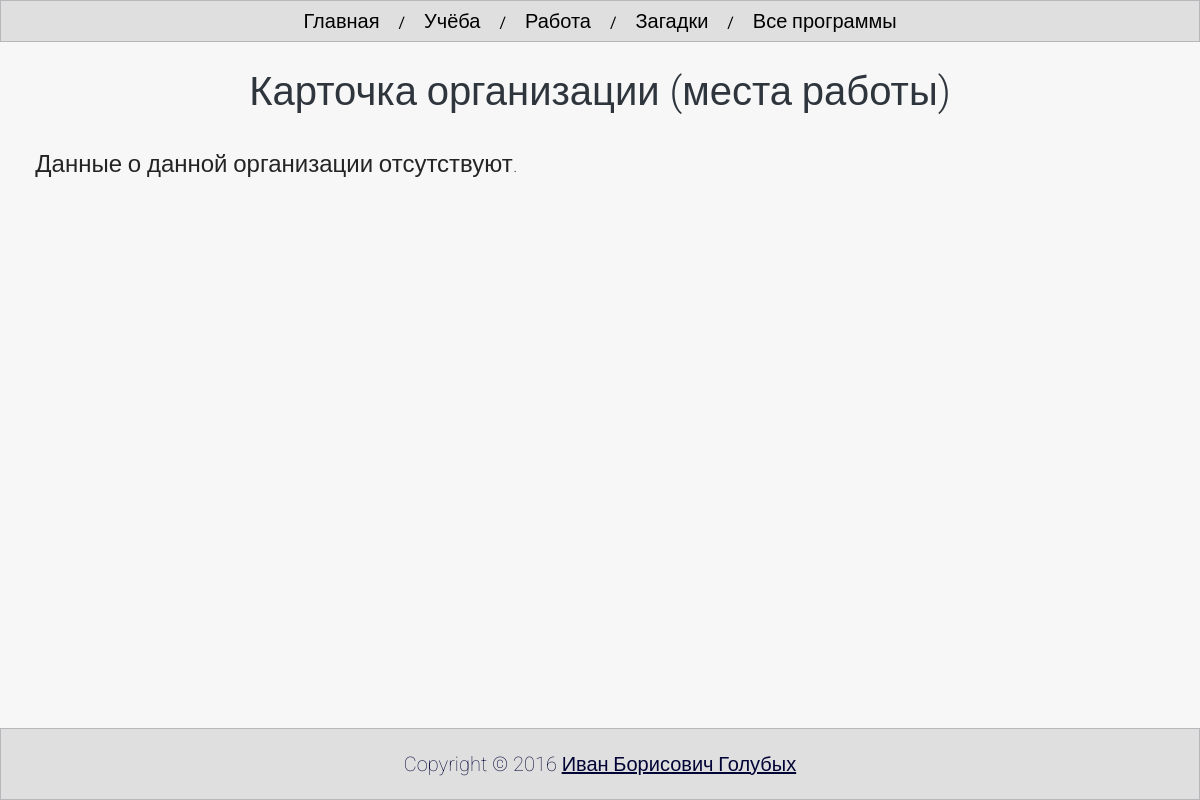
Page /django/profile_ig/org_card/4/ on the earlier database version.
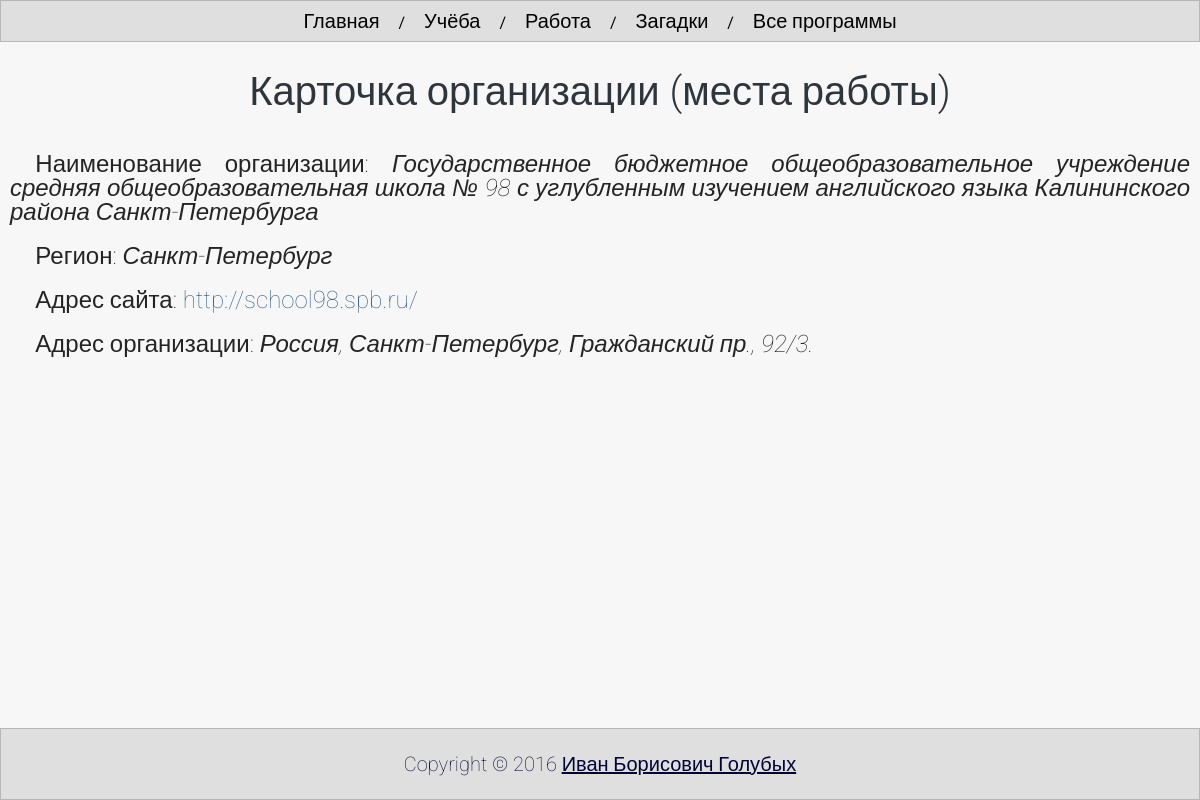
Same page on the later database version.
### indexapp/models.py (models this page shows)
class Organization(models.Model):
    name = models.TextField(verbose_name='Организация', max_length=1500) # Место работы
    region = models.CharField(verbose_name='Регион', max_length=64) # Регион работы/фирмы
    site = models.CharField(verbose_name='Ссылка на сайт', max_length=128, blank=True) # Ссылка
    address = models.TextField(verbose_name='Адрес', max_length=1500, blank=True) # Адрес

### indexapp/views.py (the view)
# urls.py: url(r'^org_card/([\d+])/$', org_card, name='org_card'),
def org_card(request, num):
    org_places = Organization.objects.filter(id = num)
    return render_to_response("org_card.html", {'org_places': org_places})

### templates/org_card.html (shortened to what this page needs)
{% extends "base.html" %}
{% load staticfiles %}
{% block contetnt %}
    <h1>Карточка организации (места работы)</h1>
    <div>
        {% if not org_places %}
        <p>Данные о данной организации отсутствуют.</p>
        {% else %}
            <p>Наименование организации: <strong style="font-style: italic">{{ org_places.0.name }}</strong></p>
            <p>Регион: <strong style="font-style: italic">{{ org_places.0.region }}</strong></p>
            <p>Адрес сайта:
                {% if not org_places.0.site %}
                    <strong style="font-style: italic">нет действующего официального сайта.</strong>
                {% else %}
                    <a href="{{ org_places.0.site }}" target="_blank">{{ org_places.0.site }}</a>
                {% endif %}
            </p>
            <p>Адрес организации:
                {% if not org_places.0.address %}
                    <strong style="font-style: italic">данные о действующем адресе компании отсутствуют.</strong>
                {% else %}
                    <strong style="font-style: italic">{{ org_places.0.address }}</strong>
                {% endif %}
            </p>
        {% endif %}
    </div>
{% endblock %}

### templates/base.html (shortened to what this page needs)
{% load staticfiles %}
<!DOCTYPE html>
<html lang="ru">
<head>
	<link rel="stylesheet" href="{% static 'general/style/reset.css' %}">
	<link rel="stylesheet" href="{% static 'indexapp/style.css' %}">
</head>
<body>
	<div class="wrapper_over_footer">
		<header>
			<a href="{% url 'index' %}">Главная</a> <span>/</span>
			<a href="{% url 'learn' %}">Учёба</a> <span>/</span>
			<a href="{% url 'work' %}">Работа</a> <span>/</span>
			<a href="javascript:arcana();">Загадки</a> <span>/</span>
			<a href="javascript:start_program();">Все программы</a>
		</header>
		<section class="content">
			{% block contetnt %}
			{% endblock %}
		</section>
	</div>
	<footer>
		<p>Copyright © 2016 <a href="http://allworld.xyz/django/profile_ig/" target="_blank">Иван Борисович Голубых</a></p>
	</footer>
</body>
</html>

### indexapp/static/indexapp/style.css (style rules this page uses)
* { margin: 0; padding: 0; }
html, body { height: 100%; }
body { width: 100%; max-width: 1280px; min-width: 300px; margin: 0 auto; background-color: #f7f7f7; font-family: 'Roboto', sans-serif; -webkit-hyphens: auto; -moz-hyphens: auto; -ms-hyphens: auto; }
.wrapper_over_footer { min-height: calc(100% - 75px); padding-bottom: 75px; }
header { border: 1px solid #b5b7ba; background-color: #dfdfdf; text-align: center; padding: 10px 0 10px 0; }
header a { color: #000; font-size: 20px; font-weight: 100; text-decoration: none; display: inline-block; }
header span { padding: 0 15px; }
.content, work_last_view { line-height: 1; font-size: 24px; font-weight: 100; }
.content div p, work_last_view { color: #242424; padding: 10px; text-align: justify; text-indent: 2ex; }
.content div a { text-decoration: none; color: #40678a; }
.content h1 { text-align: center; color: #2e353d; font-size: 40px; font-weight: 300; margin-top: 30px; margin-bottom: 30px; }
footer { height: 70px; margin-top: -72px; background-color: #dfdfdf; border: 1px solid #b5b7ba; text-align: center; color: #010435; font-size: 20px; font-weight: 100; }
footer p { vertical-align: middle; display: inline-block; }
footer a { color: inherit; }

Differences in the rows shown:
added Organization: name "Государственное бюджетное общеобразовательное учреждение средняя общеобразовательная школа № 98 с углубленным изучением английского языка Калининского района Санкт-Петербурга", region "Санкт-Петербург", site "http://school98.spb.ru/", address "Россия, Санкт-Петербург, Гражданский пр., 92/3."
Other differences:
text no longer shown: "Данные о данной организации отсутствуют."
text now shown: "Наименование организации: Регион: Адрес сайта: Адрес организации:"
